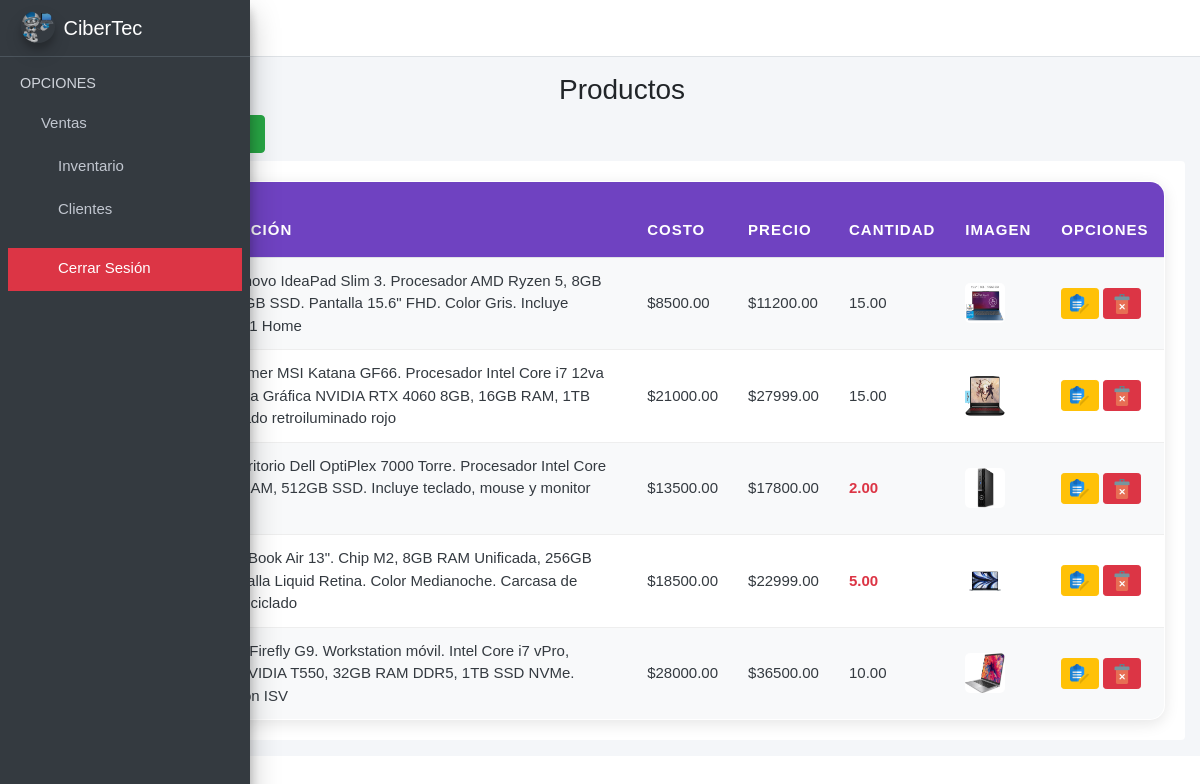
Before: /productos/ with the older database file.
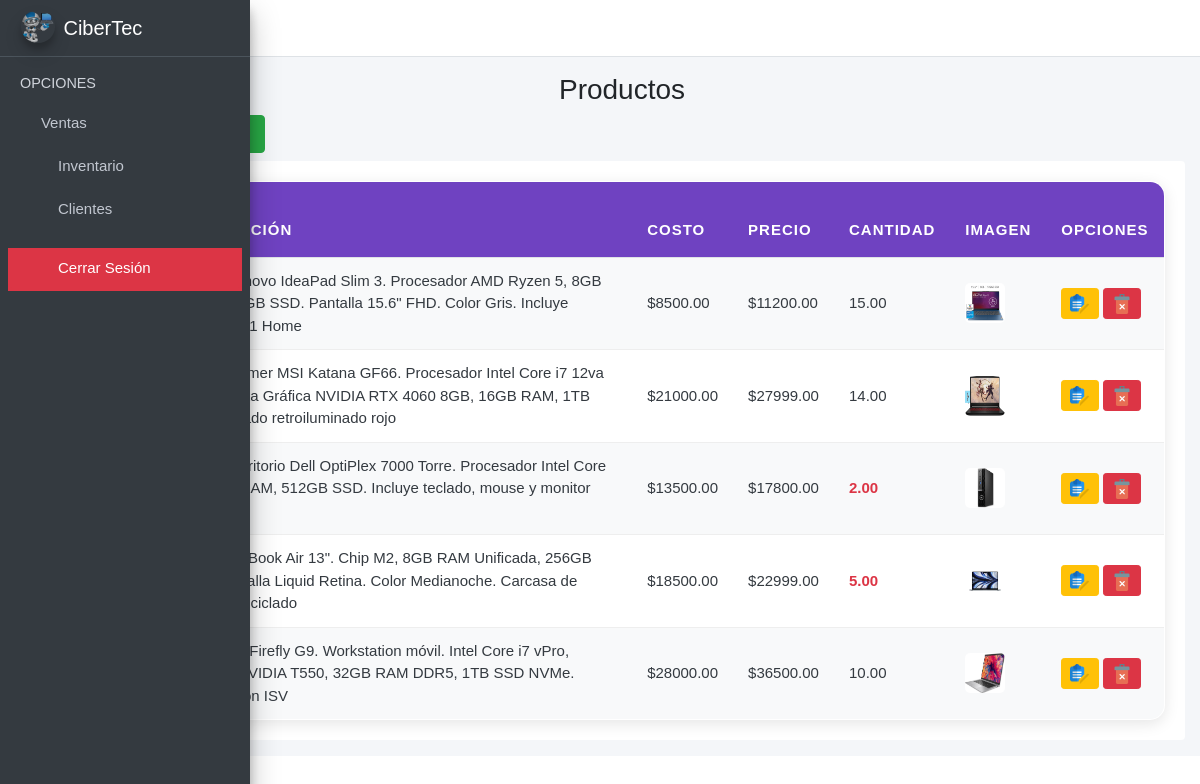
After: the same page with the newer database file.
### ventas/models.py (models this page shows, shortened)
class Producto(models.Model):
    codigo = models.CharField(max_length=255, unique=True, null=True, blank=True)
    descripcion = models.CharField(max_length=200, null=True, blank=True)
    imagen = models.ImageField(upload_to='productos', null=True, blank=True)
    costo = models.DecimalField(max_digits=15, decimal_places=2, null=False, default= 0)
    precio = models.DecimalField(max_digits=20, decimal_places=2, null=False, default= 0, blank= True)
    cantidad = models.DecimalField(max_digits=15, decimal_places=2, null=False)
    created = models.DateTimeField(auto_now_add=True)
    updated = models.DateTimeField(auto_now_add=True)
    class Meta:
        verbose_name = 'producto'
        verbose_name_plural = 'productos'
        order_with_respect_to = 'descripcion'

### ventas/views.py (the view)
# urls.py: path('productos/', views.productos_view, name='Productos'),
def productos_view(request):
    lista_completa = Producto.objects.all().order_by('id')
    paginator = Paginator(lista_completa, 10)
    numero_pagina = request.GET.get('page')
    page_obj = paginator.get_page(numero_pagina)
    form_add = AddProductoForm()
    form_editar = EditarProductoForm()
    context = {
        "productos": page_obj,
        'form_add': form_add,
        'form_editar': form_editar
    }
    return render(request, 'productos.html', context)

### ventas/templates/productos.html (shortened to what this page needs)
{% extends "base.html" %}
{% load static %}
{% load widget_tweaks %}
{% block content %}
<div class="row">
    <div class="col-md-12">
        <h3 class="text-center mt-3">Productos <i class="fas fa-boxes"></i></h3>
        <div class="col-md-3 pb-2">
            <button type="button" class="btn btn-success" data-toggle="modal" data-target="#AgregarProductoModal">
                Agregar Producto <i class="fas fa-plus-circle"></i>
            </button>
        </div>
        <div class="card card-body" style="overflow:scroll; border:none; box-shadow:none;">
            <table class="table tabla-redondeada">
                <thead>
                    <tr>
                        <th># ID</th>
                        <th>Descripción</th>
                        <th>Costo</th>
                        <th>Precio</th>
                        <th>Cantidad</th>
                        <th>Imagen</th>
                        <th>Opciones</th>
                    </tr>
                </thead>
                <tbody class="text-dark">
                    {% for i in productos %}
                    <tr>
                        <td>{{i.id}}</td>
                        <td>{{i.descripcion}}</td>
                        <td>${{i.costo}}</td>
                        <td>${{i.precio}}</td>
                        <td class="{% if i.cantidad <= 5 %}text-danger font-weight-bold{% endif %}">{{i.cantidad}}</td>
                        <td>
                            {% if i.imagen %}
                                <img src="{{i.imagen.url}}" alt="Img" width="40" height="40" style="border-radius:5px;">
                            {% else %}
                                <span class="text-muted">-</span>
                            {% endif %}
                        </td>
                        <td>
                            <button onclick="editarProducto('{{i.id}}', '{{i.codigo}}', '{{i.descripcion}}', '{{i.costo}}','{{i.precio}}','{{i.cantidad}}')"
                                class="btn btn-warning btn-sm" data-toggle="modal" data-target="#EditarPersonalModal">
                                <img src="{% static 'index/img/editar.png' %}" alt="Edit" width="20">
                            </button>
                            <button onclick="eliminarProducto('{{i.id}}')" class="btn btn-danger btn-sm"
                                data-toggle="modal" data-target="#EliminarPersonalModal">
                                <img src="{% static 'index/img/delete.png' %}" alt="Del" width="20">
                            </button>
                        </td>
                    </tr>
                    {% empty %}
                    <tr><td colspan="7" class="text-center">No hay productos.</td></tr>
                    {% endfor %}
                </tbody>
            </table>
        </div>
    </div>
</div>
{% endblock %}

Changed rows visible on the page:
changed Producto (number 2 of 5 on the later page): cantidad "15.00" → "14.00"
